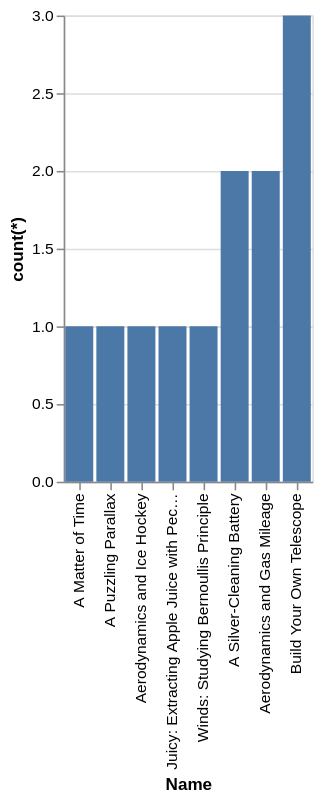

Vega-Lite specification stored for this chart:
### Vega-Lite specification from a JSON file in a GitHub repository (floating-point values rounded to 4 significant figures)
{"data": {"values": [{"x_data": "A Matter of Time", "y_data": 1}, {"x_data": "A Puzzling Parallax", "y_data": 1}, {"x_data": "Aerodynamics and Ice Hockey", "y_data": 1}, {"x_data": "Juicy: Extracting Apple Juice with Pectinase", "y_data": 1}, {"x_data": "Winds: Studying Bernoullis Principle", "y_data": 1}, {"x_data": "A Silver-Cleaning Battery", "y_data": 2}, {"x_data": "Aerodynamics and Gas Mileage", "y_data": 2}, {"x_data": "Build Your Own Telescope", "y_data": 3}]}, "mark": "bar", "encoding": {"x": {"field": "x_data", "type": "nominal", "title": "Name", "sort": {"op": "sum", "field": "y_data", "order": "ascending"}}, "y": {"field": "y_data", "type": "quantitative", "title": "count(*)"}}}
